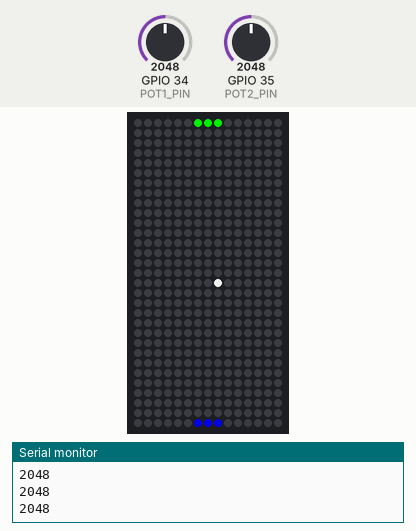
A sketch run on a simulated ESP32. On the bench: 15×31 RGB LED matrix (first LED top left, wired row by row), the last lines printed to the serial monitor. The test bench sets the inputs (shaded band); at power-on: GPIO 34 (POT1_PIN) = 2048, GPIO 35 (POT2_PIN) = 2048.

Above: at 0.05 s.
1.3 s: GPIO 34 (POT1_PIN) set to 2866
At 2.88 s:
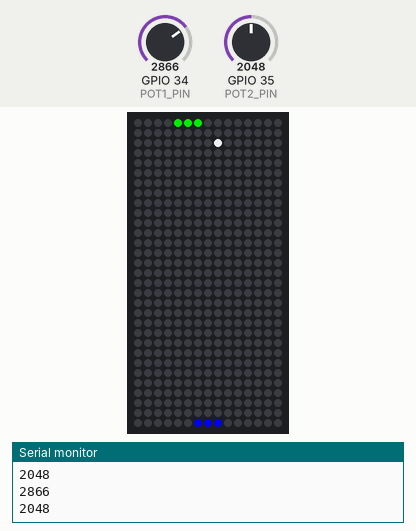
2.9 s: GPIO 35 (POT2_PIN) set to 1228
At 4.39 s:
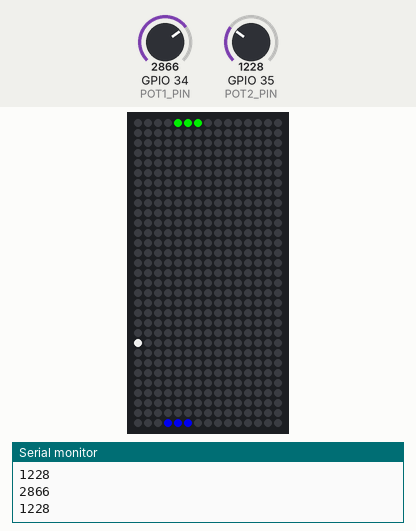
4.4 s: GPIO 34 (POT1_PIN) set to 3603
At 5.02 s:
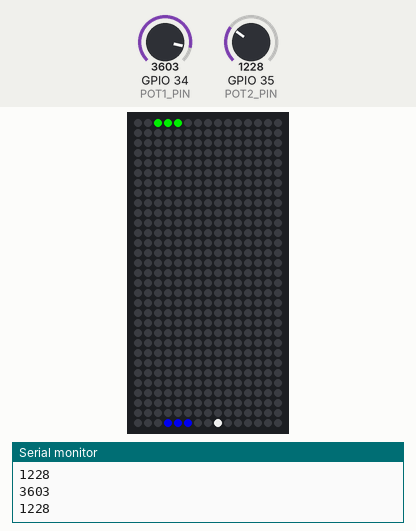
5.9 s: GPIO 34 (POT1_PIN) set to 491
At 7.66 s:
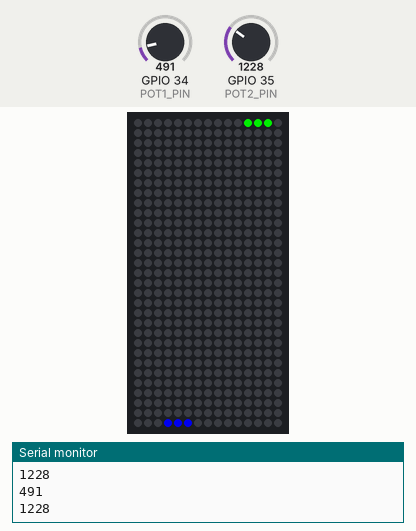
8.9 s: GPIO 35 (POT2_PIN) set to 2047
At 10.38 s:
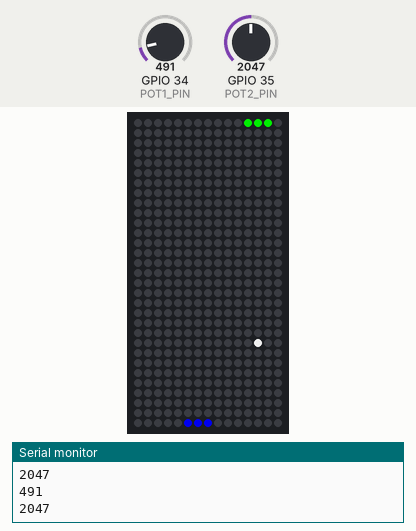
10.4 s: GPIO 35 (POT2_PIN) set to 0
At 11.01 s:
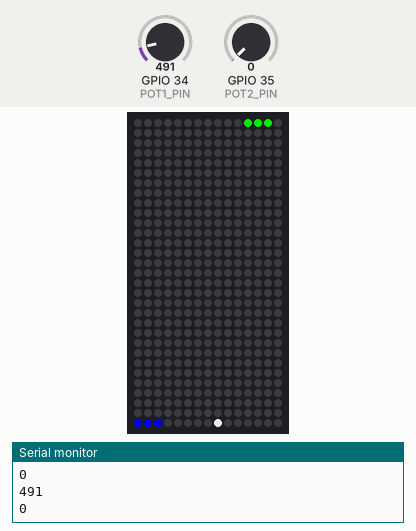

The sketch:

Ping_pong_RTOS_v0.04.ino
```cpp
/*
// This code was designed, written, and tested by Neil Velásquez.
// It works for ESP32 microcontrollers.
// This version considers its operation with:
// - 16x15 LED matrix, meaning 465 WS2812b Neopixel LEDs.
// - 2 potentiometers of 10 kOhms.
// - A 3A power supply.
// - Of course, an ESP32 Wroom 32 development board.
// Other functions will be added over the coming days.
*/

//#include <Arduino_FreeRTOS.h>
//#include <semphr.h>
#include <Adafruit_NeoPixel.h>

#define PIN 16  // data pin for neopixel handling
#define WIDTH 15
#define HEIGHT 31

#define PADDLE_HEIGHT 3 //Width of each paddle
#define PADDLE1Y 0 //Y position, always the same for each paddle.
#define PADDLE2Y 30

#define POT1_PIN 34  // Potentiometer to control paddle 1 in GPIO34
#define POT2_PIN 35  // Potentiometer to control paddle 2 en GPIO35

Adafruit_NeoPixel matrixx = Adafruit_NeoPixel(WIDTH * HEIGHT, PIN, NEO_GRB + NEO_KHZ800); //Neopixel leds declaration

SemaphoreHandle_t xAnalogSemaphore; //semaphore to handle analogRead

// Those are the task declarations that control every action in the game

void Taskpaddle1( void *pvParameters );
void Taskpaddle2( void *pvParameters );
void Taskball( void *pvParameters );
void Taskrender( void *pvParameters );

//Global variables (In RTOS use this type of variables carefully because it might cause issues and result in unexpected behavior).

int matrix[15][31];
/*
  [0,1,2,3,4,5,6,7,8,9,10,11,12,13,14],
  [29,28,27,26,25,24,23,22,21,20,19,18,17,16,15],
  [30,31,32,33,34,35,36,37,38,39,40,41,42,43,44],
  [59,58,57,56,55,54,53,52,51,50,49,48,47,46,45],
  ...
  [319,318,317,316,315,314,313,312,311,310,309,308,307,306,305].  // I wrote this to try to explain how the LED matrix is structured, in zig zag pattern.
  ...465]
*/
int counter = 0; // Aux counter

//Ball values
int ballX = WIDTH / 2; // Variable for the initial position of the ball on the X axis
int ballY = HEIGHT / 2; // Variable for the initial position of the ball on the Y axis
int ballDirX = 1; // Variable indicating the ball's direction on the X axis
int ballDirY = 1; // Variable indicating the ball's direction on the Y axis
// Position values for the paddles
int paddle1X;
int paddle2X;

int speedball = 70; //With this value you can control the speed of the ball.

// Initialize the LED matrix mapping.

void initMatrixMapping() {
    for (int i = 0; i < 31; i++) {
        if (i % 2 == 0) {  // Pair column from left to right
            for (int j = 0; j < 15; j++) {
                matrix[j][i] = counter++;
            }
        } else {  // unpair column right to left
            for (int j = 14; j >= 0; j--) {
                matrix[j][i] = counter++;
            }
        }
    }
}

void setup()
 {


  Serial.begin(115200);
  //analogSetWidth(5);
  initMatrixMapping(); //Call this that we defined above to map the LED matrix into a two-dimensional array.

  xAnalogSemaphore = xSemaphoreCreateMutex(); //Semaphore creation for analogReads

  xTaskCreatePinnedToCore(Taskpaddle1, "PaddleONE", 2048 , NULL, 3, NULL, 0 ); //Task creation with some parameters, set to work with Core 0

  xTaskCreatePinnedToCore(Taskpaddle2, "PaddleTWO", 2048 , NULL, 3, NULL, 0 ); // set to work with Core 0 too.

  xTaskCreatePinnedToCore(Taskball, "Ball", 2048, NULL, 2, NULL, 1); // set to work with Core 1.

  xTaskCreatePinnedToCore(Taskrender, "Render", 2048, NULL, 2, NULL, 1); // Set to work with Core 1 too.

  //vTaskStartScheduler(); <- Don't uncomment this because it might result in program crashes due to the watchdog.


 }

void loop()
 {
    // This thing is empty, all the fun is in the tasks.
 }


/////////////////////////////////// The tasks ///////////////////////////////////////////////////////////////

void Taskpaddle1( void *pvParameters )
{

  (void) pvParameters; //Just to avoid warnings about no used variables.

  for(;;)
  {
    //int SensorVal1 = analogRead(POT1_PIN);
    //Serial.println(SensorVal1);
    if (xSemaphoreTake(xAnalogSemaphore, portMAX_DELAY)) // Here we call the semaphore that we defined above to share ADC resources and execute related core inside.
    {
    int SensorVal1 = analogRead(POT1_PIN); // the method you already know for performing ADC readings.
    Serial.println(SensorVal1);
    paddle1X = map(SensorVal1, 0, 4095, 13, 1); //to map values from ADC readings.

    xSemaphoreGive(xAnalogSemaphore); // This thing is for release ADC, now is ready to be used with other tasks, if it's needed.
    }

    vTaskDelay(pdMS_TO_TICKS(10));
  }
}

void Taskpaddle2( void *pvParameters )
{

  (void) pvParameters; //Just to avoid warnings about no used variables.

  for(;;)
  {

    if (xSemaphoreTake(xAnalogSemaphore, portMAX_DELAY)) //same thing than taskpaddle1
    {
    int SensorVal2 = analogRead(POT2_PIN);
    Serial.println(SensorVal2);
    paddle2X = map(SensorVal2, 0, 4095, 1, 13); //this thing maps values from ADC assigning backwards than Taskpaddle1 because the paddle 2 position.
    xSemaphoreGive(xAnalogSemaphore);
    }
    vTaskDelay(pdMS_TO_TICKS(10));
  }
}

void Taskball( void *pvParameters )
{

  (void) pvParameters; //Just to avoid warnings about no used variables.

  for(;;)
  {
    //Ball movement
    ballX += ballDirX;
    ballY += ballDirY;
    //Bounce on horizontal
    if (ballX <= 0 || ballX >= WIDTH - 1)
        {
            ballDirX *= -1;  // Inverts the X direction
        }
    //Bounce on vertical edges
    if (ballY <= 0 || ballY >= HEIGHT - 1)
        {

            if(ballY == 0)
            {
              for(int i=0; i<15 ; i++)
              {
              matrixx.setPixelColor((matrix[i][0]), matrixx.Color(255,0,0)); // Visual indicator for paddle 2's goal
              }
              matrixx.show();
              vTaskDelay(pdMS_TO_TICKS(200));
            }
            if(ballY == 30)
            {
              for(int i=0; i<15 ; i++)
              {
              matrixx.setPixelColor((matrix[i][30]), matrixx.Color(255,0,0)); // Visual indicator for paddle 1's goal
              }
              matrixx.show();
              vTaskDelay(pdMS_TO_TICKS(200));
            }
            ballDirY *= -1;  // Inverts the Y direction
        }
    //Collisions with con PADDLE 1
    else if(ballY == PADDLE1Y+1 && ballX == paddle1X)
        {
            ballDirY *= -1;
            speedball--; //each time the ball has a collision with a paddle, the speed increase.
        }
    else if(ballY == PADDLE1Y+1 && ballX == paddle1X-2)
        {
          if(ballDirX==1) //To protect PADDLE 1 borders from "ghost" hit.
          {
            ballDirY *= -1;
            ballDirX *= -1;
            speedball--; //each time the ball has a collision with a paddle, the speed increase.
          }
          else{}
        }
    else if(ballY == PADDLE1Y+1 && ballX == paddle1X-1)
        {
            ballDirY *= -1;
            speedball--; //each time the ball has a collision with a paddle, the speed increase.
        }
    else if(ballY == PADDLE1Y+1 && ballX == paddle1X+1)
        {
            ballDirY *= -1;
            speedball--; //each time the ball has a collision with a paddle, the speed increase.
        }
    else if(ballY == PADDLE1Y+1 && ballX == paddle1X+2)
        {
          if(ballDirX==-1) //To protect PADDLE 2 borders from "ghost" hit.
          {
            ballDirY *= -1;
            ballDirX *= -1;
            speedball--; //each time the ball has a collision with a paddle, the speed increase.
          }
          else{}
        }
    //Colisiones con PADDLE 2
    else if(ballY == PADDLE2Y-1 && ballX == paddle2X)
        {
            ballDirY *= -1;
            speedball--; //each time the ball has a collision with a paddle, the speed increase.
        }
    else if(ballY == PADDLE2Y-1 && ballX == paddle2X-2)
        {
          if(ballDirX==1)
          {
            ballDirY *= -1;
            ballDirX *= -1;
            speedball--; //each time the ball has a collision with a paddle, the speed increase.
          }
          else
          {

          }
        }
    else if(ballY == PADDLE2Y-1 && ballX == paddle2X-1)
        {
            ballDirY *= -1;
            speedball--; //each time the ball has a collision with a paddle, the speed increase.
        }
    else if(ballY == PADDLE2Y-1 && ballX == paddle2X+1)
        {
            ballDirY *= -1;
            speedball--; //each time the ball has a collision with a paddle, the speed increase.
        }
    else if(ballY == PADDLE2Y-1 && ballX == paddle2X+2)
        {
          if(ballDirX==-1)
          {
            ballDirY *= -1;
            ballDirX *= -1;
            speedball--; //each time the ball has a collision with a paddle, the speed increase.
          }
          else
          {

          }
        }
    vTaskDelay(pdMS_TO_TICKS(speedball)); //This corresponds to ball's speed
  }
}

void Taskrender( void *pvParameters )
{

  (void) pvParameters; //Just to avoid warnings about no used variables.
  matrixx.begin();
  matrixx.setBrightness(200);

  for(;;)
  {
    //Serial.println("Executing taskrender");
    matrixx.clear(); //We turn off the entire matrix

    //Draw the ball
    matrixx.setPixelColor(matrix[ballX][ballY], matrixx.Color(255,255,255));
    //Draw paddle1
    for(int i=0;i<PADDLE_HEIGHT;i++)
    {
    matrixx.setPixelColor((matrix[paddle1X-1][PADDLE1Y])+i, matrixx.Color(0,255,0));
    }
    //Draw paddle2
    for(int i=0;i<PADDLE_HEIGHT;i++)
    {
    matrixx.setPixelColor((matrix[paddle2X-1][PADDLE2Y])+i, matrixx.Color(0,0,255));
    }

    matrixx.show();
    vTaskDelay(pdMS_TO_TICKS(20)); //Rendering update frequency.

  }
}
```
